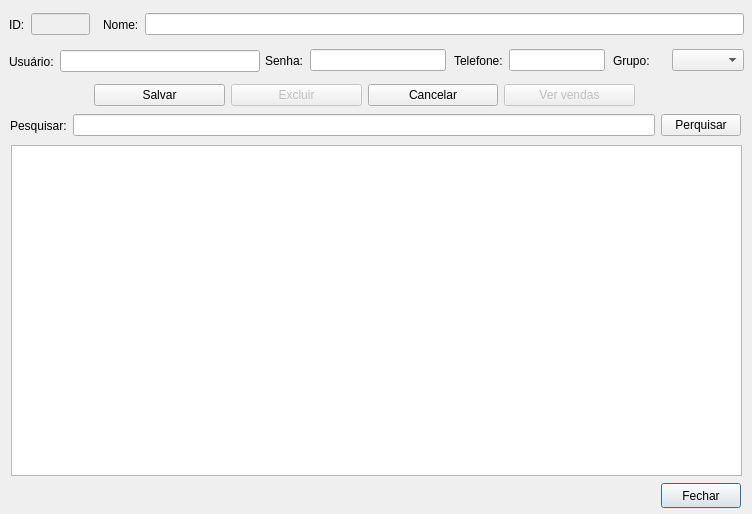
<?xml version="1.0" encoding="UTF-8"?>
<ui version="4.0">
 <class>fm_gestao_colaboradores</class>
 <widget class="QDialog" name="fm_gestao_colaboradores">
  <property name="geometry">
   <rect>
    <x>0</x>
    <y>0</y>
    <width>752</width>
    <height>514</height>
   </rect>
  </property>
  <property name="windowTitle">
   <string>Dialog</string>
  </property>
  <widget class="QPushButton" name="pushButton_fechar">
   <property name="geometry">
    <rect>
     <x>661</x>
     <y>483</y>
     <width>80</width>
     <height>25</height>
    </rect>
   </property>
   <property name="text">
    <string>Fechar</string>
   </property>
  </widget>
  <widget class="QTableWidget" name="tableWidget_colaboradores">
   <property name="geometry">
    <rect>
     <x>11</x>
     <y>145</y>
     <width>731</width>
     <height>331</height>
    </rect>
   </property>
  </widget>
  <widget class="QWidget" name="layoutWidget">
   <property name="geometry">
    <rect>
     <x>265</x>
     <y>45</y>
     <width>181</width>
     <height>31</height>
    </rect>
   </property>
   <layout class="QHBoxLayout" name="horizontalLayout_4">
    <item>
     <widget class="QLabel" name="label_4">
      <property name="text">
       <string>Senha:</string>
      </property>
     </widget>
    </item>
    <item>
     <widget class="QLineEdit" name="lineEdit_senha"/>
    </item>
   </layout>
  </widget>
  <widget class="QWidget" name="layoutWidget">
   <property name="geometry">
    <rect>
     <x>454</x>
     <y>45</y>
     <width>151</width>
     <height>31</height>
    </rect>
   </property>
   <layout class="QHBoxLayout" name="horizontalLayout_5">
    <item>
     <widget class="QLabel" name="label_5">
      <property name="text">
       <string>Telefone:</string>
      </property>
     </widget>
    </item>
    <item>
     <widget class="QLineEdit" name="lineEdit_telefone">
      <property name="text">
       <string/>
      </property>
     </widget>
    </item>
   </layout>
  </widget>
  <widget class="QWidget" name="layoutWidget">
   <property name="geometry">
    <rect>
     <x>613</x>
     <y>45</y>
     <width>131</width>
     <height>31</height>
    </rect>
   </property>
   <layout class="QHBoxLayout" name="horizontalLayout_6">
    <item>
     <widget class="QLabel" name="label_6">
      <property name="text">
       <string>Grupo:</string>
      </property>
     </widget>
    </item>
    <item>
     <widget class="QComboBox" name="comboBox_grupo"/>
    </item>
   </layout>
  </widget>
  <widget class="QWidget" name="layoutWidget">
   <property name="geometry">
    <rect>
     <x>9</x>
     <y>9</y>
     <width>81</width>
     <height>31</height>
    </rect>
   </property>
   <layout class="QHBoxLayout" name="horizontalLayout">
    <item>
     <widget class="QLabel" name="label">
      <property name="text">
       <string>ID:</string>
      </property>
     </widget>
    </item>
    <item>
     <widget class="QLineEdit" name="lineEdit_id">
      <property name="enabled">
       <bool>false</bool>
      </property>
     </widget>
    </item>
   </layout>
  </widget>
  <widget class="QWidget" name="layoutWidget">
   <property name="geometry">
    <rect>
     <x>103</x>
     <y>9</y>
     <width>641</width>
     <height>31</height>
    </rect>
   </property>
   <layout class="QHBoxLayout" name="horizontalLayout_2">
    <item>
     <widget class="QLabel" name="label_2">
      <property name="text">
       <string>Nome:</string>
      </property>
     </widget>
    </item>
    <item>
     <widget class="QLineEdit" name="lineEdit_nome"/>
    </item>
   </layout>
  </widget>
  <widget class="QWidget" name="layoutWidget">
   <property name="geometry">
    <rect>
     <x>9</x>
     <y>46</y>
     <width>251</width>
     <height>31</height>
    </rect>
   </property>
   <layout class="QHBoxLayout" name="horizontalLayout_3">
    <item>
     <widget class="QLabel" name="label_3">
      <property name="text">
       <string>Usuário:</string>
      </property>
     </widget>
    </item>
    <item>
     <widget class="QLineEdit" name="lineEdit_nome_de_usuario"/>
    </item>
   </layout>
  </widget>
  <widget class="QWidget" name="layoutWidget">
   <property name="geometry">
    <rect>
     <x>94</x>
     <y>82</y>
     <width>541</width>
     <height>27</height>
    </rect>
   </property>
   <layout class="QHBoxLayout" name="horizontalLayout_7">
    <item>
     <widget class="QPushButton" name="pushButton_salvar">
      <property name="text">
       <string>Salvar</string>
      </property>
     </widget>
    </item>
    <item>
     <widget class="QPushButton" name="pushButton_excluir">
      <property name="enabled">
       <bool>false</bool>
      </property>
      <property name="text">
       <string>Excluir</string>
      </property>
     </widget>
    </item>
    <item>
     <widget class="QPushButton" name="pushButton_cancelar">
      <property name="text">
       <string>Cancelar</string>
      </property>
     </widget>
    </item>
    <item>
     <widget class="QPushButton" name="pushButton_ver_vendas">
      <property name="enabled">
       <bool>false</bool>
      </property>
      <property name="text">
       <string>Ver vendas</string>
      </property>
     </widget>
    </item>
   </layout>
  </widget>
  <widget class="QWidget" name="layoutWidget">
   <property name="geometry">
    <rect>
     <x>10</x>
     <y>112</y>
     <width>731</width>
     <height>27</height>
    </rect>
   </property>
   <layout class="QHBoxLayout" name="horizontalLayout_8">
    <item>
     <widget class="QLabel" name="label_7">
      <property name="text">
       <string>Pesquisar:</string>
      </property>
     </widget>
    </item>
    <item>
     <widget class="QLineEdit" name="lineEdit_pesquisar"/>
    </item>
    <item>
     <widget class="QPushButton" name="pushButton_pesquisar">
      <property name="text">
       <string>Perquisar</string>
      </property>
     </widget>
    </item>
   </layout>
  </widget>
 </widget>
 <tabstops>
  <tabstop>lineEdit_id</tabstop>
  <tabstop>lineEdit_nome</tabstop>
  <tabstop>lineEdit_nome_de_usuario</tabstop>
  <tabstop>lineEdit_senha</tabstop>
  <tabstop>lineEdit_telefone</tabstop>
  <tabstop>comboBox_grupo</tabstop>
  <tabstop>pushButton_salvar</tabstop>
  <tabstop>pushButton_excluir</tabstop>
  <tabstop>pushButton_cancelar</tabstop>
  <tabstop>pushButton_ver_vendas</tabstop>
  <tabstop>lineEdit_pesquisar</tabstop>
  <tabstop>pushButton_pesquisar</tabstop>
  <tabstop>tableWidget_colaboradores</tabstop>
  <tabstop>pushButton_fechar</tabstop>
 </tabstops>
 <resources/>
 <connections/>
</ui>
